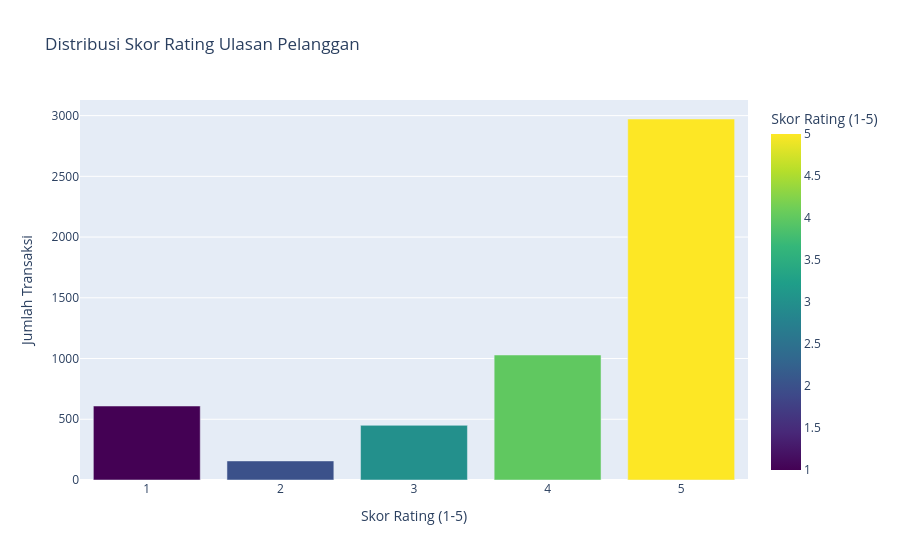
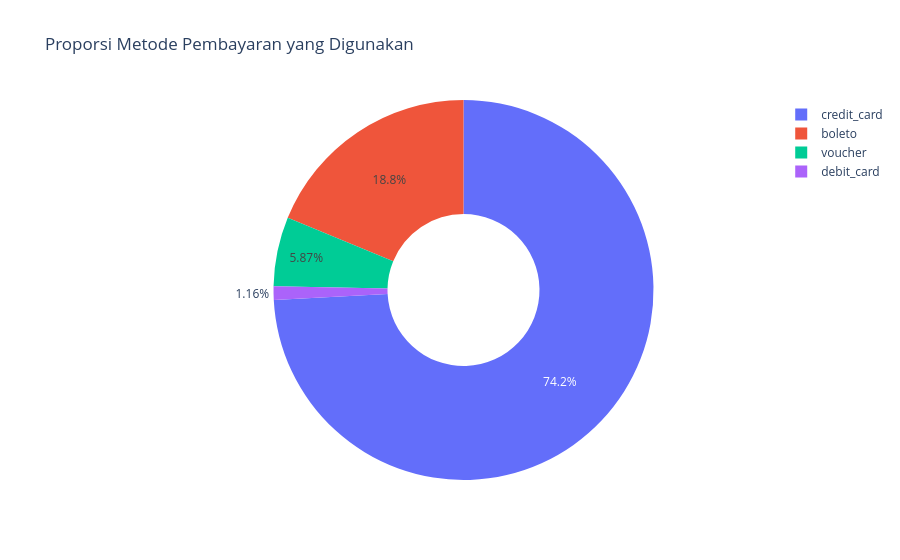
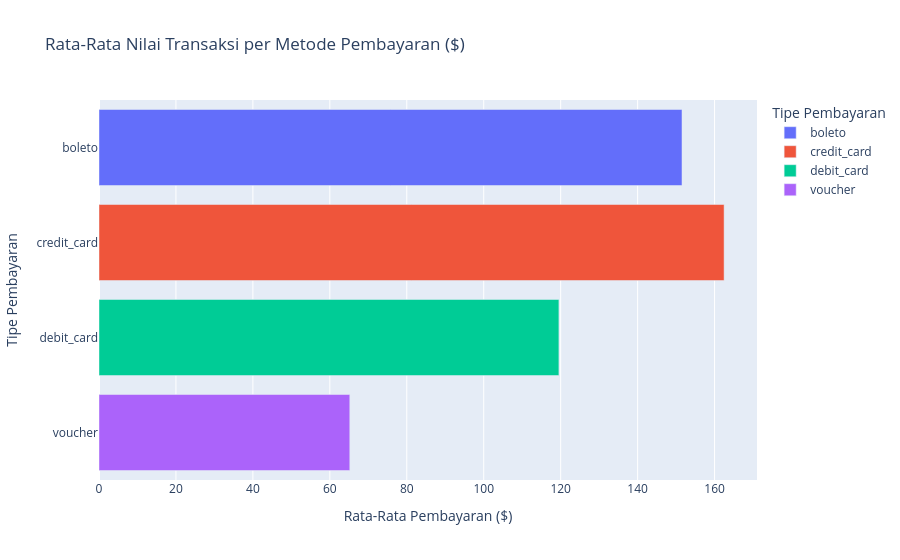

Source (notebook cell) for these figures, in order:
### Code cell
import plotly.express as px

# 1. Visualisasi 1: Distribusi Rating Ulasan (Bar Chart)
df_rating = df_merged['review_score'].value_counts().reset_index()
df_rating.columns = ['review_score', 'count']
fig_rating = px.bar(
    df_rating,
    x='review_score',
    y='count',
    title='Distribusi Skor Rating Ulasan Pelanggan',
    labels={
        'review_score': 'Skor Rating (1-5)',
        'count': 'Jumlah Transaksi',
    },
    color='review_score',
    color_continuous_scale='Viridis',
)
fig_rating.show()

# 2. Visualisasi 2: Metode Pembayaran Terpopuler (Pie Chart)
df_payment = df_merged['payment_type'].value_counts().reset_index()
df_payment.columns = ['payment_type', 'count']
fig_payment = px.pie(
    df_payment,
    values='count',
    names='payment_type',
    title='Proporsi Metode Pembayaran yang Digunakan',
    hole=0.4,
)
fig_payment.show()

# 3. Visualisasi 3: Rata-Rata Nilai Transaksi per Metode Pembayaran (Bar Chart Horizontal)
df_pay_val = (
    df_merged.groupby('payment_type')['payment_value'].mean().reset_index()
)
fig_pay_val = px.bar(
    df_pay_val,
    x='payment_value',
    y='payment_type',
    orientation='h',
    title='Rata-Rata Nilai Transaksi per Metode Pembayaran ($)',
    labels={
        'payment_value': 'Rata-Rata Pembayaran ($)',
        'payment_type': 'Tipe Pembayaran',
    },
    color='payment_type',
)
fig_pay_val.show()

### Figure 1 — Plotly figure (JSON) as saved in the notebook; plotly's stock layout.template omitted (floating-point values rounded to 4 significant figures)
{"data": [{"hovertemplate": "Skor Rating (1-5)=%{marker.color}<br>Jumlah Transaksi=%{y}<extra></extra>", "legendgroup": "", "marker": {"color": [5.0, 4.0, 1.0, 3.0, 2.0], "coloraxis": "coloraxis", "pattern": {"shape": ""}}, "name": "", "orientation": "v", "showlegend": false, "textposition": "auto", "type": "bar", "x": [5.0, 4.0, 1.0, 3.0, 2.0], "xaxis": "x", "y": [2972, 1029, 609, 450, 157], "yaxis": "y"}], "layout": {"barmode": "relative", "coloraxis": {"autocolorscale": false, "colorbar": {"title": {"text": "Skor Rating (1-5)"}}, "colorscale": [[0, "#440154"], [0.1111, "#482878"], [0.2222, "#3e4989"], [0.3333, "#31688e"], [0.4444, "#26828e"], [0.5556, "#1f9e89"], [0.6667, "#35b779"], [0.7778, "#6ece58"], [0.8889, "#b5de2b"], [1, "#fde725"]]}, "legend": {"tracegroupgap": 0}, "title": {"text": "Distribusi Skor Rating Ulasan Pelanggan"}, "xaxis": {"anchor": "y", "domain": [0, 1], "title": {"text": "Skor Rating (1-5)"}}, "yaxis": {"anchor": "x", "domain": [0, 1], "title": {"text": "Jumlah Transaksi"}}}}

### Figure 2 — Plotly figure (JSON) as saved in the notebook; plotly's stock layout.template omitted (floating-point values rounded to 4 significant figures)
{"data": [{"domain": {"x": [0, 1], "y": [0, 1]}, "hole": 0.4, "hovertemplate": "payment_type=%{label}<br>count=%{value}<extra></extra>", "labels": ["credit_card", "boleto", "voucher", "debit_card"], "legendgroup": "", "name": "", "showlegend": true, "type": "pie", "values": [3901, 989, 309, 61]}], "layout": {"legend": {"tracegroupgap": 0}, "title": {"text": "Proporsi Metode Pembayaran yang Digunakan"}}}

### Figure 3 — Plotly figure (JSON) as saved in the notebook; plotly's stock layout.template omitted (floating-point values rounded to 4 significant figures)
{"data": [{"hovertemplate": "Tipe Pembayaran=%{y}<br>Rata-Rata Pembayaran ($)=%{x}<extra></extra>", "legendgroup": "boleto", "marker": {"color": "#636efa", "pattern": {"shape": ""}}, "name": "boleto", "orientation": "h", "showlegend": true, "textposition": "auto", "type": "bar", "x": [151.5], "xaxis": "x", "y": ["boleto"], "yaxis": "y"}, {"hovertemplate": "Tipe Pembayaran=%{y}<br>Rata-Rata Pembayaran ($)=%{x}<extra></extra>", "legendgroup": "credit_card", "marker": {"color": "#EF553B", "pattern": {"shape": ""}}, "name": "credit_card", "orientation": "h", "showlegend": true, "textposition": "auto", "type": "bar", "x": [162.5], "xaxis": "x", "y": ["credit_card"], "yaxis": "y"}, {"hovertemplate": "Tipe Pembayaran=%{y}<br>Rata-Rata Pembayaran ($)=%{x}<extra></extra>", "legendgroup": "debit_card", "marker": {"color": "#00cc96", "pattern": {"shape": ""}}, "name": "debit_card", "orientation": "h", "showlegend": true, "textposition": "auto", "type": "bar", "x": [119.5], "xaxis": "x", "y": ["debit_card"], "yaxis": "y"}, {"hovertemplate": "Tipe Pembayaran=%{y}<br>Rata-Rata Pembayaran ($)=%{x}<extra></extra>", "legendgroup": "voucher", "marker": {"color": "#ab63fa", "pattern": {"shape": ""}}, "name": "voucher", "orientation": "h", "showlegend": true, "textposition": "auto", "type": "bar", "x": [65.19], "xaxis": "x", "y": ["voucher"], "yaxis": "y"}], "layout": {"barmode": "relative", "legend": {"title": {"text": "Tipe Pembayaran"}, "tracegroupgap": 0}, "title": {"text": "Rata-Rata Nilai Transaksi per Metode Pembayaran ($)"}, "xaxis": {"anchor": "y", "domain": [0, 1], "title": {"text": "Rata-Rata Pembayaran ($)"}}, "yaxis": {"anchor": "x", "categoryarray": ["voucher", "debit_card", "credit_card", "boleto"], "categoryorder": "array", "domain": [0, 1], "title": {"text": "Tipe Pembayaran"}}}}
